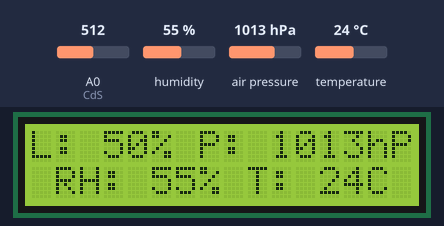
This sketch was run on a simulated Arduino Uno, built with avr-gcc and run on an emulated ATmega328P. Shown: 16×2 character LCD. The test bench sets the inputs (shaded band); at power-on: air pressure 1013 hPa, humidity 55 %, A0 (CdS) = 512, temperature 24 °C.

Above: at 4.7 s.
4.8 s: air pressure set to 952 hPa
At 5.5 s:
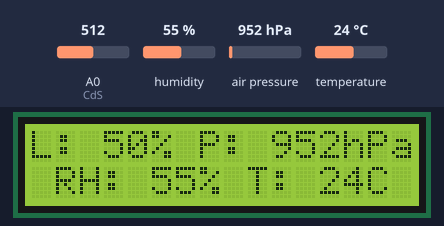
6.6 s: humidity set to 22 %
At 8.4 s:
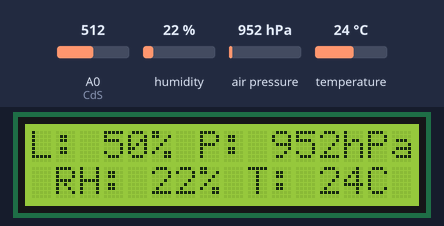
8.7 s: A0 (CdS) set to 716
At 9.9 s:
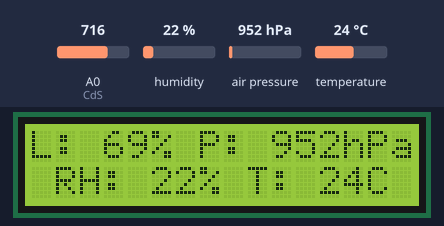
10.8 s: temperature set to 12 °C
At 12.6 s:
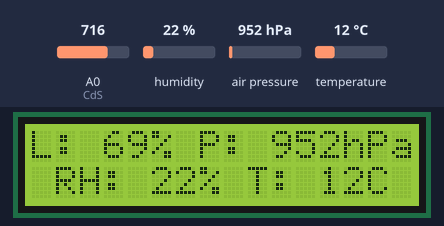
13.0 s: air pressure set to 975 hPa
At 14.5 s:
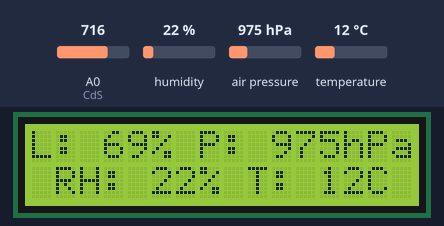
15.1 s: A0 (CdS) set to 992
At 16.9 s:
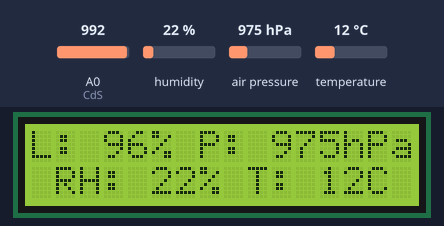
Timing chart, 0 to 18.1 s (numbered marks = the images above; inputs shaded):
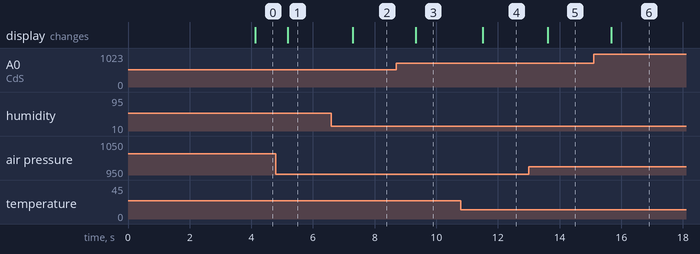

Measured:
- after the input at 4.8 s, the display: changes after 0.37 s (image 1)
- after the input at 6.6 s, the display: changes after 0.68 s (image 2)
- after the input at 8.7 s, the display: changes after 0.64 s (image 3)
- after the input at 10.8 s, the display: changes after 0.70 s (image 4)
- after the input at 13.0 s, the display: changes after 0.61 s (image 5)
- after the input at 15.1 s, the display: changes after 0.57 s (image 6)

The sketch:

CdS_DHT11_BMP180_LCD.ino
```cpp
/*
  Name: CdS_DHT11
  Date: 8/5/14
  Author: Will Streyer

  Description: Uses a CdS photoresistor to determine light level.
  CdS is paired with resistor, R1, as shown below.

  SCHEMATIC of CdS Light Sensor
  ====================================
  | +5 |----(CdS)----{R1}----|> GND  |
  |           ^^   |______|          |
  |           ||  Analog Input       |
  |           hv                     |
  |                                  |
  |          R1 = 33k Ohm            |
  ====================================
  -Analog input is sent to serial output.

  -Additionally, a DHT11 digital temperature and humidity sensor is attached to pin 7

  -Attached an Adafruit BMP180 to A4 and A5 for barametric pressure, temperature and altitude

  The temperature, humidity, and light level are displayed on a Liquid Crystal Display
 */

//Include the dht11 code
#include <dht11.h>

//include the LCD code:
#include <LiquidCrystal.h>

#include <math.h>

//include BMP180 libraries
#include <Wire.h>
#include <Adafruit_Sensor.h>
#include <Adafruit_BMP085_U.h>

//Initialize the BMP180 sensor entity
Adafruit_BMP085_Unified bmp = Adafruit_BMP085_Unified(10085);

//initialize an instance of the dht11 entity
dht11 DHT11;

//Set pin numbers for CdS light sensor
const int CdS = A0;

// initialize the library with the numbers of the interface pins
LiquidCrystal lcd(12, 11, 5, 4, 3, 2);

//Initialize values to read and display dht11 data
int sensorValue = 0;        // value read from the pot
float outputValue = 0;        // value output to the PWM (analog out)

void setup()
{
//  //Open serial port
//  Serial.begin(9600);
//  Serial.print("CdS Photoresistor Light Sensor and");
//  Serial.println("DHT11 Digital Humidity and Temperature Sensor");

  // set up the LCD's number of columns and rows:
  lcd.begin(16, 2);

  // Print a message to the LCD.
  lcd.print("CdS_DHT11_BMP180");
  delay(3000);

  //Connect dht11 to digital pin 2
  DHT11.attach(7);

  //Initialise the BMP180 sensor
  bmp.begin();
}

void loop()
{
  //Update after 1 seconds
  delay(1000);

  // read the analog in light sensor value:
  sensorValue = analogRead(CdS);

  // map it to a percent value:
  outputValue = map(sensorValue, 0, 1023, 0, 100);

  // print the ambient light level
  lcd.setCursor(0,0);
  lcd.print("L: " );
  lcd.print(round(outputValue));
  lcd.print("% " );

  /* Get a new sensor event */
  sensors_event_t event;
  bmp.getEvent(&event);
  if (event.pressure)
  {
    /* Display atmospheric pressue in hPa */
    lcd.setCursor(7,0);
    lcd.print("P: ");
    lcd.print(round(event.pressure));
    lcd.println("hPa");
  }

  //Read DHT11 Output
  DHT11.read();

  //Print the humidity
  lcd.setCursor(0,1);
  lcd.print(" RH: ");
  lcd.print(DHT11.humidity);
  lcd.print("% " );

  //Print the temperature
  lcd.print("T: ");
  lcd.print(DHT11.temperature);
  lcd.print("C");
}
```
